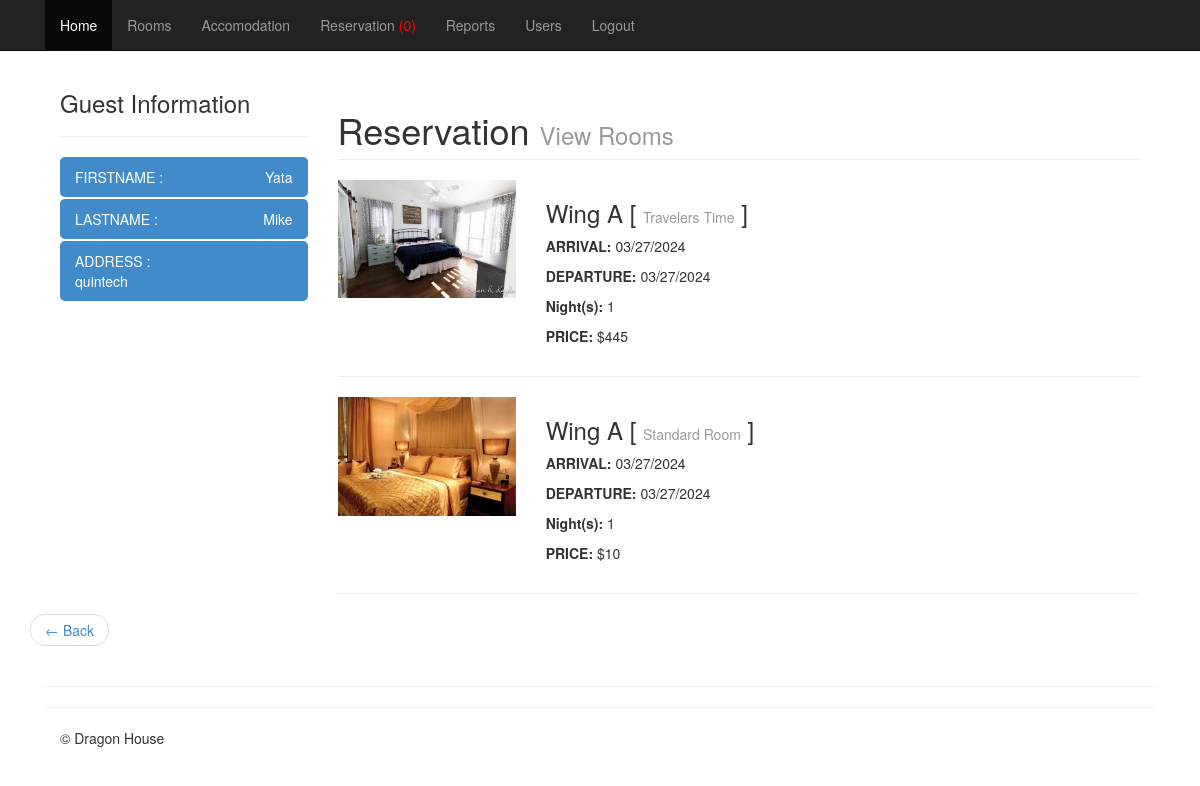
Page /admin/mod_reservation/index.php?view=view&code=65bnod6i (signed in) on the committed database.
### tables this page shows
CREATE TABLE `tblpayment` (
  `SUMMARYID` int(11) NOT NULL,
  `TRANSDATE` datetime NOT NULL,
  `CONFIRMATIONCODE` varchar(30) NOT NULL,
  `PQTY` int(11) NOT NULL,
  `GUESTID` int(11) NOT NULL,
  `SPRICE` double NOT NULL,
  `MSGVIEW` tinyint(1) NOT NULL,
  `STATUS` varchar(30) NOT NULL
);

CREATE TABLE `tblguest` (
  `GUESTID` int(11) NOT NULL,
  `REFNO` int(11) NOT NULL,
  `G_FNAME` varchar(30) NOT NULL,
  `G_LNAME` varchar(30) NOT NULL,
  `G_CITY` varchar(90) NOT NULL,
  `G_ADDRESS` varchar(90) NOT NULL,
  `DBIRTH` date NOT NULL,
  `G_PHONE` varchar(20) NOT NULL,
  `G_NATIONALITY` varchar(30) NOT NULL,
  `G_COMPANY` varchar(90) NOT NULL,
  `G_CADDRESS` varchar(90) NOT NULL,
  `G_TERMS` tinyint(4) NOT NULL,
  `G_EMAIL` varchar(99) NOT NULL,
  `G_UNAME` varchar(255) NOT NULL,
  `G_PASS` varchar(255) NOT NULL,
  `ZIP` int(11) NOT NULL,
  `LOCATION` varchar(125) NOT NULL
);

CREATE TABLE `tblreservation` (
  `RESERVEID` int(11) NOT NULL,
  `CONFIRMATIONCODE` varchar(50) NOT NULL,
  `TRANSDATE` date NOT NULL,
  `ROOMID` int(11) NOT NULL,
  `ARRIVAL` datetime NOT NULL,
  `DEPARTURE` datetime NOT NULL,
  `RPRICE` double NOT NULL,
  `GUESTID` int(11) NOT NULL,
  `PRORPOSE` varchar(30) NOT NULL,
  `STATUS` varchar(11) NOT NULL,
  `BOOKDATE` datetime NOT NULL,
  `REMARKS` text NOT NULL,
  `USERID` int(11) NOT NULL
);

CREATE TABLE `tblroom` (
  `ROOMID` int(11) NOT NULL,
  `ROOMNUM` int(11) NOT NULL,
  `ACCOMID` int(11) NOT NULL,
  `ROOM` varchar(30) NOT NULL,
  `ROOMDESC` varchar(255) NOT NULL,
  `NUMPERSON` int(11) NOT NULL,
  `PRICE` double NOT NULL,
  `ROOMIMAGE` varchar(255) NOT NULL,
  `OROOMNUM` int(11) NOT NULL,
  `RoomTypeID` int(11) NOT NULL
);

CREATE TABLE `tblaccomodation` (
  `ACCOMID` int(11) NOT NULL,
  `ACCOMODATION` varchar(30) NOT NULL,
  `ACCOMDESC` varchar(90) NOT NULL
);

### admin/mod_reservation/index.php (called while the page is built, shortened)
<?php
require_once '../themes/backendTemplate.php';
?>

### includes/database.php (called while the page is built, shortened)
<?php
class Database {
	var $sql_string = '';
	private $conn;
	public function open_connection() {
		$this->conn = mysqli_connect(DB_SERVER,DB_USER,DB_PASS);
		if(!$this->conn){
			echo "Problem in database connection! Contact administrator!";
			exit();
		}else{
			$db_select = mysqli_select_db($this->conn,DB_NAME);
		}
	}
	function setQuery($sql='') {
		$this->sql_string=$sql;
	}
	function executeQuery() {
		$result = mysqli_query($this->conn,$this->sql_string);
		return $result;
	}
	private function confirm_query($result) {
		return $result;
	}
	function loadResultList( $key='' ) {
		$cur = $this->executeQuery();
		$array = array();
		while ($row = mysqli_fetch_object($cur)) {
			if ($key) {
				$array[$row->$key] = $row;
			} else {
				$array[] = $row;
			}
		}
		return $array;
	}
	function loadSingleResult() {
		$cur = $this->executeQuery();
		while ($row = mysqli_fetch_object($cur)) {
		return $data = $row;
		}
	}
}
$mydb = new Database();
?>

### includes/functions.php (called while the page is built, shortened)
<?php
	function dateDiff($start, $end) {
	$start_ts = strtotime($start);
	$end_ts = strtotime($end);
	$diff = $end_ts - $start_ts;
	return round($diff / 86400);
	}
?>

### admin/mod_reservation/view.php (the view, shortened to what this page needs)
<?php
$code=$_GET['code'];
		$query="SELECT  `G_FNAME` ,  `G_LNAME` ,  `G_ADDRESS` ,  `TRANSDATE` ,  `CONFIRMATIONCODE` ,  `PQTY` ,  `SPRICE` ,`STATUS`
				FROM  `tblpayment` p,  `tblguest` g
				WHERE p.`GUESTID` = g.`GUESTID` AND `CONFIRMATIONCODE`='".$code."'";
		$mydb->setQuery($query);
		$res = $mydb->loadSingleResult();
?>
<div class="container">
 <div class="col-lg-3">
          <div class="box box-solid">
            <div class="box-header with-border">
              <h3 class="box-title ">Guest Information</h3><hr/>
            </div>
            <div class="box-body no-padding">
              <ul class="nav nav-pills nav-stacked">
                <li class="active"><a><i class="fa fa-inbox"></i> FIRSTNAME :
                  <span class="pull-right"><?php echo $res->G_FNAME; ?></span></a></li>
                <li class="active"><a><i class="fa fa-envelope-o"></i> LASTNAME :
                <span class="pull-right"><?php echo $res->G_LNAME; ?></span></a></li>
                <li class="active"><a><i class="fa fa-file-text-o"></i> ADDRESS : <br/>
                <?php echo $res->G_ADDRESS; ?> </a></li>
              </ul>
            </div>
          </div>
 </div>
 <div class="col-lg-9">
        <div class="row">
            <div class="col-lg-12">
                <h1 class="page-header">Reservation
                    <small>View Rooms</small>
                </h1>
            </div>
        </div>
<?php
$query="SELECT *
				FROM  `tblreservation` r,  `tblguest` g,  `tblroom` rm, tblaccomodation a
				WHERE r.`ROOMID` = rm.`ROOMID`
				AND a.`ACCOMID` = rm.`ACCOMID`
				AND g.`GUESTID` = r.`GUESTID`  AND r.`STATUS`<>'Cancelled'
				AND  `CONFIRMATIONCODE` = '".$code."'";
$mydb->setQuery($query);
$res = $mydb->loadResultList();
foreach ($res as $cur) {
$image = WEB_ROOT . 'admin/mod_room/'.$cur->ROOMIMAGE;
$day=dateDiff(date($cur->ARRIVAL),date($cur->DEPARTURE));
?>
        <div class="row">
            <div class="col-md-3">
                    <img class="img-responsive img-hover" src="<?php echo $image ; ?>" alt="">
            </div>
            <div class="col-md-6">
            <div class="box box-solid">
            <ul class="nav nav-pills nav-stacked">
            	<li><h3>
                    <?php echo $cur->ROOM; ?> [ <small><?php echo $cur->ACCOMODATION; ?></small> ]
                </h3>
                </li>
            </ul>
                <p><strong>ARRIVAL: </strong><?php echo date_format(date_create($cur->ARRIVAL),'m/d/Y');?></p>
                <p><strong>DEPARTURE: </strong><?php echo date_format(date_create($cur->DEPARTURE),'m/d/Y'); ?></p>
                <p><strong>Night(s): </strong><?php echo ($day==0) ? '1' : $day; ?></p>
                <p><strong>PRICE: </strong>$<?php echo $cur->RPRICE; ?></p>
            </div>
        </div>
        </div>
        <hr>
       <?php }
       ?>
      </div>
        <div class="row">
            <ul class="pager">
                <li class="previous"><a href="<?php echo WEB_ROOT .'admin/mod_reservation/index.php'; ?>">&larr; Back</a>
                </li>
            </ul>
        </div>
        <hr>

### admin/css/offcanvas.css (style rules this page uses)
body { padding-top: 70px; }

### rows in the picture
tblpayment: GUESTID.G_FNAME "Yata", GUESTID.G_LNAME "Mike", GUESTID.G_ADDRESS "quintech"
tblreservation: ROOMID.ROOMIMAGE (picture), ROOMID.ROOM "Wing A", tblaccomodation.ACCOMODATION "Travelers Time", ARRIVAL "03/27/2024", DEPARTURE "03/27/2024", shows "1", RPRICE "445"
tblreservation: ROOMID.ROOMIMAGE (picture), ROOMID.ROOM "Wing A", tblaccomodation.ACCOMODATION "Standard Room", ARRIVAL "03/27/2024", DEPARTURE "03/27/2024", shows "1", RPRICE "10"

### other values in the picture
$result->Total "0"
